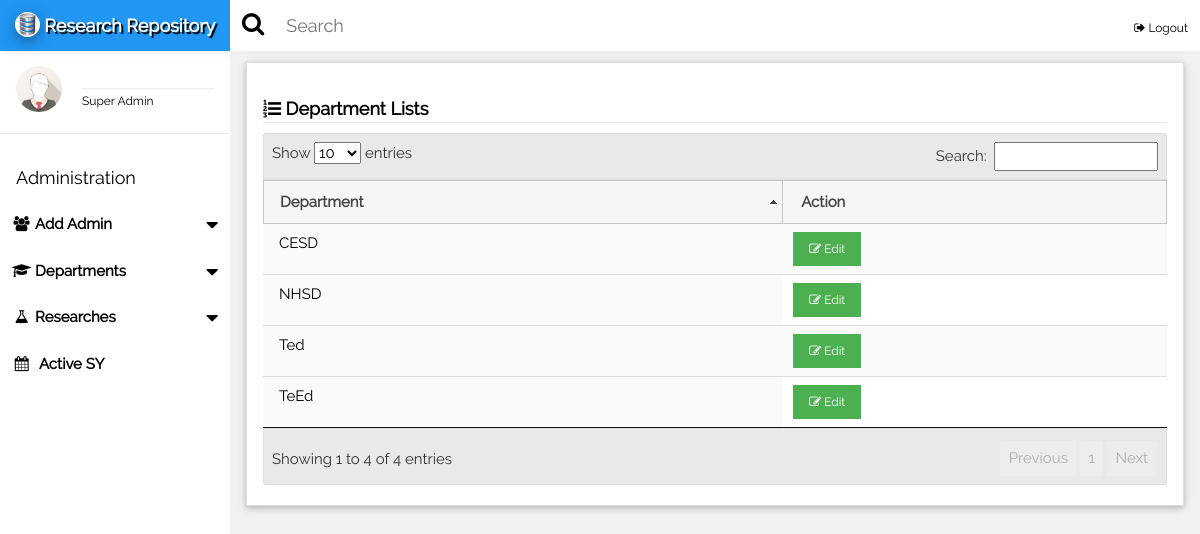
/superadmin/index.php?listCourse=true, run on the app's committed database.
### tables this page shows
CREATE TABLE `departments` (
  `id` int(3) NOT NULL,
  `deptName` varchar(255) NOT NULL
);

### superadmin/index.php (the view, shortened to what this page needs)
<!DOCTYPE html>
<html>
<link rel="stylesheet" type="text/css" href="../google/fafa.css">
<link href="../dist/css/select2.min.css" rel="stylesheet" />
<link href='../css/fullcalendar.min.css' rel='stylesheet' />
<link href='../css/fullcalendar.print.min.css' rel='stylesheet' media='print' />
<link href='../css/dataTables.jqueryui.min.css' rel='stylesheet'/>
<link href='../css/jquery-ui.css' rel='stylesheet'  />
<link rel="stylesheet" href="../css/w3.css">
<link href="../research/summernote.css" rel="stylesheet">
<body class="w3-light-grey">
<div class=" w3-row w3-bar w3-top w3-white w3-large" style="z-index:9999;box-shadow:2px 2px 6px #eee;">
	<div class="w3-hide-small w3-bar-item w3-blue" style="width:230px;text-align:center;text-shadow:2px 2px 1px #000;font-weight:bold;">
		<a href="../admin/" style="text-decoration:none;"> <img src="../images/logo.png" class="w3-white w3-circle w3-card-4" width="25" height="25" />   Research Repository</a>
	</div>
	<div class="w3-hide-small">
	<span class="fa fa-search w3-bar-item fa-lg" style="padding-top:15px !important;"></span>
	<input class="w3-input w3-bar-item w3-block w3-rest" type="text" placeholder="Search" style="padding-left:10px !important; min-width:50%;">
	<span class="w3-bar-item w3-right">
		<a href="../logout.php" class="w3-small "style="text-decoration:none;"><i class="fa fa-sign-out fa-fx"></i> Logout</a>
	</span>
	</div>
</div>
<nav class="w3-sidebar w3-collapse w3-white w3-animate-left" style="z-index:3;width:230px;" id="mySidebar"><br>
  <div class="w3-container w3-row">
    <div class="w3-col s4">
      <img src="../images/avatar.png" class="w3-circle w3-margin-right" style="width:46px">
    </div>
    <div class="w3-col s8 w3-bar">
      <span><strong><?php echo implode(" ",getName($_SESSION['logged_in_id'])); ?></strong></span><br>
	  <hr style="margin:0px;"/>
	  <small>Super Admin</small>
    </div>
  </div>
  <hr>
  <div class="w3-container">
    <h5>Administration</h5>
  </div>
  <div class="w3-bar-block">
	 <div class="w3-bar-item w3-button w3-padding w3-hover-blue" onclick="open_nav_accord('a1')">
		<i class="fa fa-users fa-fw"></i> <b>Add Admin</b> <i class="fa fa-caret-down w3-right fa-lg" style="position:relative;top:5px;"></i>
	 </div>
	 <div class="w3-bar-item w3-button w3-padding w3-hover-blue" onclick="open_nav_accord('a3')">
		<i class="fa fa-graduation-cap fa-fw"></i> <b>Departments</b> <i class="fa fa-caret-down w3-right fa-lg" style="position:relative;top:5px;"></i>
	 </div>
	 <div class="w3-bar-item w3-button w3-padding w3-hover-blue" onclick="open_nav_accord('a2')">
		<i class="fa fa-flask fa-fw"></i> <b>Researches</b> <i class="fa fa-caret-down w3-right fa-lg" style="position:relative;top:5px;"></i>
	 </div>
    <a href="javascript:void(0);" onclick="document.getElementById('activeSYModal').style.display='block';" class="w3-bar-item w3-button w3-padding"><i class="fa fa-calendar fa-fw"></i>  <b>Active SY</b></a>
	<br><br>
  </div>
</nav>
<div class="w3-main" style="margin-left:230px;margin-top:43px;">
	<div class="w3-container">
		<div class="w3-white w3-card-2" id="calendar_container"  style="margin-top:2%;padding-bottom:20px;border:1px solid #ddd">
			<?php if(isset($_GET['listCourse'])){?>
					<header class="w3-container" style="padding-top:22px">
				<h5><b><i class="fa fa-list-ol fa-fx"></i> Department Lists</b><hr style="margin:0px" /></h5>
			</header>
			<div class="w3-container">
				<table id="userListTbl" class="w3-table w3-text-black display dataTable no-footer">
					<thead>
						<tr>
							<th>Department</th>
							<th>Action</th>
						</tr>
					</thead>
					<tbody>
						<?php
							$sql = mysql_query("SELECT * FROM `departments`");
							while($row = mysql_fetch_assoc($sql)){
						?>
						<tr>
							<td><?php echo $row['deptName'];?></td>
							<td>
								<button class="w3-button w3-green w3-small"><span class="fa fa-edit fa-fx"></span> Edit</button>
							</td>
						</tr>
						<?php }?>
					</tbody>
				</table>
			</div>
			<?php }?>
		</div>
	</div>
</div>
</body>
</html>

### google/fafa.css (style rules this page uses)
.fa { display:inline-block;font:normal normal normal 14px/1 FontAwesome;font-size:inherit;text-rendering:auto;-webkit-font-smoothing:antialiased;-moz-osx-font-smoothing:grayscale }
.fa-lg { font-size:1.33333333em;line-height:.75em;vertical-align:-15% }
.fa-fw { width:1.28571429em;text-align:center }
.fa-search:before { content:"\f002" }
.fa-edit:before,.fa-pencil-square-o:before { content:"\f044" }
.fa-calendar:before { content:"\f073" }
.fa-sign-out:before { content:"\f08b" }
.fa-group:before,.fa-users:before { content:"\f0c0" }
.fa-flask:before { content:"\f0c3" }
.fa-list-ol:before { content:"\f0cb" }
.fa-caret-down:before { content:"\f0d7" }
.fa-mortar-board:before,.fa-graduation-cap:before { content:"\f19d" }

### superadmin/index.php (style rules this page uses)
html,body,h1,h2,h3,h4,h5 { font-family: "Raleway", sans-serif }
.w3-bar-item { padding:12px !important; }

### data on the page
departments: deptName "CESD"
departments: deptName "NHSD"
departments: deptName "TeEd"
departments: deptName "Ted"
